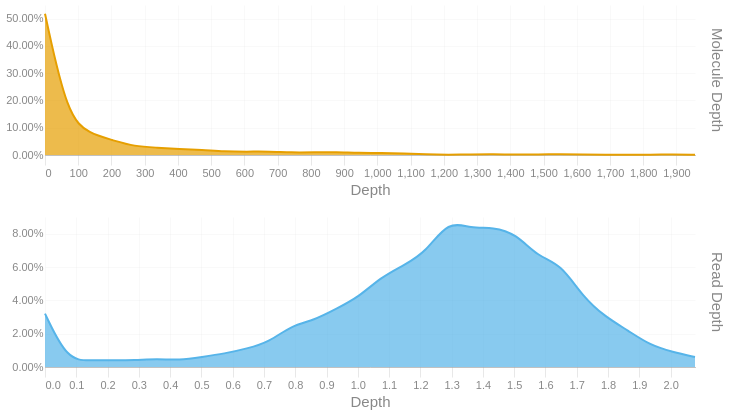

The notebook cell saved with this chart:
### Code cell
readdep = depth_hist(tb['Read Depth'], q99, 3)
readdep = readdep.with_columns(pl.lit('Read Depth').alias('Metric'))
if not SKIPLR:
    moldep = depth_hist(tb['Molecule Depth'], mol_q99, 1)
    moldep = moldep.with_columns(pl.lit('Molecule Depth').alias('Metric'))
    _hist = pl.concat([readdep, moldep])
    _hist = _hist.filter(pl.col('Proportion') != 0)
    with SafeRender(_hist):
        (
            alt.Chart(_hist)        
            .mark_area(interpolate = "basis")
            .encode(
                x=alt.X('Bin:Q').scale(domainMin=0).axis(alt.Axis(title='Depth')),
                y = alt.Y('Proportion:Q', title = None).axis(format = '.2%'),
                color = alt.Color('Metric:N').legend(None),
                row = alt.Row("Metric:N").header(title = None, labelOrient = 'right'),
                tooltip = [
                    alt.Tooltip("Metric:N", title = "Metric"),
                    alt.Tooltip('Interval:N', title = "Depth Interval"),
                    alt.Tooltip('Proportion:Q', title = "% Alignments").format('.2%')
                ]
            )
            .resolve_scale(x='independent', y='independent')
            .properties(
                height = 150, width = 650,
                usermeta={'embedOptions': {'downloadFileName': f'{samplename}.depth.hist'}}
            )
        ).display()
else:
    readdep = readdep.filter(pl.col('Proportion') != 0)
    with SafeRender(readdep):
        (
            alt.Chart(readdep)        
            .mark_area(interpolate = "basis")
            .encode(
                x=alt.X('Bin:Q').scale(domainMin=0).axis(alt.Axis(title='Depth')),
                y = alt.Y('Proportion:Q', title = None).axis(format = '.2%'),
                tooltip = [
                    alt.Tooltip('Interval:N', title = "Depth Interval"),
                    alt.Tooltip('Proportion:Q', title = "% Alignments").format('.2%')
                ]
            )
            .properties(
                usermeta={'embedOptions': {'downloadFileName': f'{samplename}.depth.hist'}}
            )
        ).display()

### Figure 1 — Vega-Lite specification as saved in the notebook (floating-point values rounded to 4 significant figures)
{"width": 650, "height": 150, "config": {"title": {"anchor": "start", "dy": -15, "fontSize": 18, "color": "#888888", "subtitleColor": "#888888", "subtitleFontSize": 14}, "arc": {"fill": "#0072B2"}, "axis": {"domainColor": "#888888", "domainWidth": 0.5, "gridWidth": 0.2, "grid": false, "titleFontWeight": 400, "titleFontSize": 15, "labelFontSize": 11, "labelColor": "#888888", "tickColor": "#888888", "tickWidth": 0.2, "titleColor": "#888888"}, "axisBand": {"grid": false}, "axisX": {"grid": true, "tickSize": 10, "domainCap": "round"}, "axisY": {"domain": false, "grid": true, "tickSize": 0, "domainCap": "round"}, "background": "transparent", "header": {"labelFontSize": 15, "labelColor": "#888888", "titleFontSize": 15, "titleFontWeight": 600, "titleColor": "#888888"}, "legend": {"labelFont": "sans-serif", "labelFontSize": 12, "labelColor": "#888888", "symbolSize": 100, "symbolType": "circle", "titleFontSize": 12, "titlePadding": 10, "titleColor": "#888888", "title": null}, "range": {"category": ["#E69F00", "#56B4E9", "#009E73", "#F0E442", "#0072B2", "#D55E00", "#CC79A7", "#000000"], "diverging": ["#cfe8f3", "#a2d4ec", "#73bfe2", "#46abdb", "#1696d2", "#12719e"]}, "area": {"fill": "#0072B2", "fillOpacity": 0.7, "line": true, "strokeOpacity": 0.7}, "line": {"color": "#0072B2", "stroke": "#0072B2", "strokeWidth": 2}, "trail": {"color": "#0072B2", "stroke": "#0072B2", "strokeWidth": 0, "size": 1}, "point": {"filled": true, "fillOpacity": 1.0, "size": 95}, "text": {"color": "#888888", "fontSize": 11, "align": "right", "fontWeight": 400, "size": 11}, "bar": {"fill": "#0072B2", "stroke": null}, "view": {"stroke": null, "continuousWidth": 660, "continuousHeight": 400}}, "data": {"name": "data-a7205bfc2ae339f0165eff3c7c424b77"}, "mark": {"type": "area", "interpolate": "basis"}, "encoding": {"color": {"field": "Metric", "legend": null, "type": "nominal"}, "row": {"field": "Metric", "header": {"title": null, "labelOrient": "right"}, "type": "nominal"}, "tooltip": [{"field": "Metric", "title": "Metric", "type": "nominal"}, {"field": "Interval", "title": "Depth Interval", "type": "nominal"}, {"field": "Proportion", "format": ".2%", "title": "% Alignments", "type": "quantitative"}], "x": {"axis": {"title": "Depth"}, "field": "Bin", "scale": {"domainMin": 0}, "type": "quantitative"}, "y": {"axis": {"format": ".2%"}, "field": "Proportion", "title": null, "type": "quantitative"}}, "resolve": {"scale": {"x": "independent", "y": "independent"}}, "usermeta": {"embedOptions": {"downloadFileName": "S5_Connecticut_980.depth.hist"}}, "$schema": "https://vega.github.io/schema/vega-lite/v6.1.0.json", "datasets": {"data-a7205bfc2ae339f0165eff3c7c424b77": [{"Bin": 0.0, "Interval": "0.0-0.072", "Proportion": 0.032, "Metric": "Read Depth"}, {"Bin": 0.072, "Interval": "0.072-0.143", "Proportion": 0.004, "Metric": "Read Depth"}, {"Bin": 0.143, "Interval": "0.143-0.215", "Proportion": 0.004, "Metric": "Read Depth"}, {"Bin": 0.215, "Interval": "0.215-0.287", "Proportion": 0.004, "Metric": "Read Depth"}, {"Bin": 0.287, "Interval": "0.287-0.358", "Proportion": 0.004, "Metric": "Read Depth"}, {"Bin": 0.358, "Interval": "0.358-0.43", "Proportion": 0.005, "Metric": "Read Depth"}, {"Bin": 0.43, "Interval": "0.43-0.502", "Proportion": 0.004, "Metric": "Read Depth"}, {"Bin": 0.502, "Interval": "0.502-0.573", "Proportion": 0.006, "Metric": "Read Depth"}, {"Bin": 0.573, "Interval": "0.573-0.645", "Proportion": 0.008, "Metric": "Read Depth"}, {"Bin": 0.645, "Interval": "0.645-0.717", "Proportion": 0.011, "Metric": "Read Depth"}, {"Bin": 0.717, "Interval": "0.717-0.788", "Proportion": 0.015, "Metric": "Read Depth"}, {"Bin": 0.788, "Interval": "0.788-0.86", "Proportion": 0.025, "Metric": "Read Depth"}, {"Bin": 0.86, "Interval": "0.86-0.932", "Proportion": 0.028, "Metric": "Read Depth"}, {"Bin": 0.932, "Interval": "0.932-1.003", "Proportion": 0.035, "Metric": "Read Depth"}, {"Bin": 1.003, "Interval": "1.003-1.075", "Proportion": 0.042, "Metric": "Read Depth"}, {"Bin": 1.075, "Interval": "1.075-1.147", "Proportion": 0.054, "Metric": "Read Depth"}, {"Bin": 1.147, "Interval": "1.147-1.218", "Proportion": 0.061, "Metric": "Read Depth"}, {"Bin": 1.218, "Interval": "1.218-1.29", "Proportion": 0.069, "Metric": "Read Depth"}, {"Bin": 1.29, "Interval": "1.29-1.362", "Proportion": 0.088, "Metric": "Read Depth"}, {"Bin": 1.362, "Interval": "1.362-1.433", "Proportion": 0.083, "Metric": "Read Depth"}, {"Bin": 1.433, "Interval": "1.433-1.505", "Proportion": 0.084, "Metric": "Read Depth"}, {"Bin": 1.505, "Interval": "1.505-1.577", "Proportion": 0.08, "Metric": "Read Depth"}, {"Bin": 1.577, "Interval": "1.577-1.648", "Proportion": 0.066, "Metric": "Read Depth"}, {"Bin": 1.648, "Interval": "1.648-1.72", "Proportion": 0.062, "Metric": "Read Depth"}, {"Bin": 1.72, "Interval": "1.72-1.792", "Proportion": 0.042, "Metric": "Read Depth"}, {"Bin": 1.792, "Interval": "1.792-1.863", "Proportion": 0.03, "Metric": "Read Depth"}, {"Bin": 1.863, "Interval": "1.863-1.935", "Proportion": 0.022, "Metric": "Read Depth"}, {"Bin": 1.935, "Interval": "1.935-2.007", "Proportion": 0.013, "Metric": "Read Depth"}, {"Bin": 2.007, "Interval": "2.007-2.078", "Proportion": 0.009, "Metric": "Read Depth"}, {"Bin": 2.078, "Interval": "2.078-2.15", "Proportion": 0.006, "Metric": "Read Depth"}, {"Bin": 0.0, "Interval": "0.0-67.4", "Proportion": 0.518, "Metric": "Molecule Depth"}, {"Bin": 67.4, "Interval": "67.4-134.9", "Proportion": 0.14, "Metric": "Molecule Depth"}, {"Bin": 134.9, "Interval": "134.9-202.3", "Proportion": 0.078, "Metric": "Molecule Depth"}, {"Bin": 202.3, "Interval": "202.3-269.8", "Proportion": 0.055, "Metric": "Molecule Depth"}, {"Bin": 269.8, "Interval": "269.8-337.2", "Proportion": 0.031, "Metric": "Molecule Depth"}, {"Bin": 337.2, "Interval": "337.2-404.6", "Proportion": 0.027, "Metric": "Molecule Depth"}, {"Bin": 404.6, "Interval": "404.6-472.1", "Proportion": 0.022, "Metric": "Molecule Depth"}, {"Bin": 472.1, "Interval": "472.1-539.5", "Proportion": 0.019, "Metric": "Molecule Depth"}, {"Bin": 539.5, "Interval": "539.5-607.0", "Proportion": 0.013, "Metric": "Molecule Depth"}, {"Bin": 607.0, "Interval": "607.0-674.4", "Proportion": 0.012, "Metric": "Molecule Depth"}, {"Bin": 674.4, "Interval": "674.4-741.9", "Proportion": 0.013, "Metric": "Molecule Depth"}, {"Bin": 741.9, "Interval": "741.9-809.3", "Proportion": 0.009, "Metric": "Molecule Depth"}, {"Bin": 809.3, "Interval": "809.3-876.7", "Proportion": 0.01, "Metric": "Molecule Depth"}, {"Bin": 876.7, "Interval": "876.7-944.2", "Proportion": 0.011, "Metric": "Molecule Depth"}, {"Bin": 944.2, "Interval": "944.2-1011.6", "Proportion": 0.007, "Metric": "Molecule Depth"}, {"Bin": 1012.0, "Interval": "1011.6-1079.1", "Proportion": 0.008, "Metric": "Molecule Depth"}, {"Bin": 1079.0, "Interval": "1079.1-1146.5", "Proportion": 0.006, "Metric": "Molecule Depth"}, {"Bin": 1146.0, "Interval": "1146.5-1213.9", "Proportion": 0.002, "Metric": "Molecule Depth"}, {"Bin": 1214.0, "Interval": "1213.9-1281.4", "Proportion": 0.001, "Metric": "Molecule Depth"}, {"Bin": 1281.0, "Interval": "1281.4-1348.8", "Proportion": 0.002, "Metric": "Molecule Depth"}, {"Bin": 1349.0, "Interval": "1348.8-1416.3", "Proportion": 0.003, "Metric": "Molecule Depth"}, {"Bin": 1416.0, "Interval": "1416.3-1483.7", "Proportion": 0.001, "Metric": "Molecule Depth"}, {"Bin": 1484.0, "Interval": "1483.7-1551.2", "Proportion": 0.002, "Metric": "Molecule Depth"}, {"Bin": 1551.0, "Interval": "1551.2-1618.6", "Proportion": 0.003, "Metric": "Molecule Depth"}, {"Bin": 1619.0, "Interval": "1618.6-1686.0", "Proportion": 0.002, "Metric": "Molecule Depth"}, {"Bin": 1686.0, "Interval": "1686.0-1753.5", "Proportion": 0.001, "Metric": "Molecule Depth"}, {"Bin": 1754.0, "Interval": "1753.5-1820.9", "Proportion": 0.001, "Metric": "Molecule Depth"}, {"Bin": 1821.0, "Interval": "1820.9-1888.4", "Proportion": 0.001, "Metric": "Molecule Depth"}, {"Bin": 1888.0, "Interval": "1888.4-1955.8", "Proportion": 0.002, "Metric": "Molecule Depth"}, {"Bin": 1956.0, "Interval": "1955.8-2023.24", "Proportion": 0.001, "Metric": "Molecule Depth"}]}}
